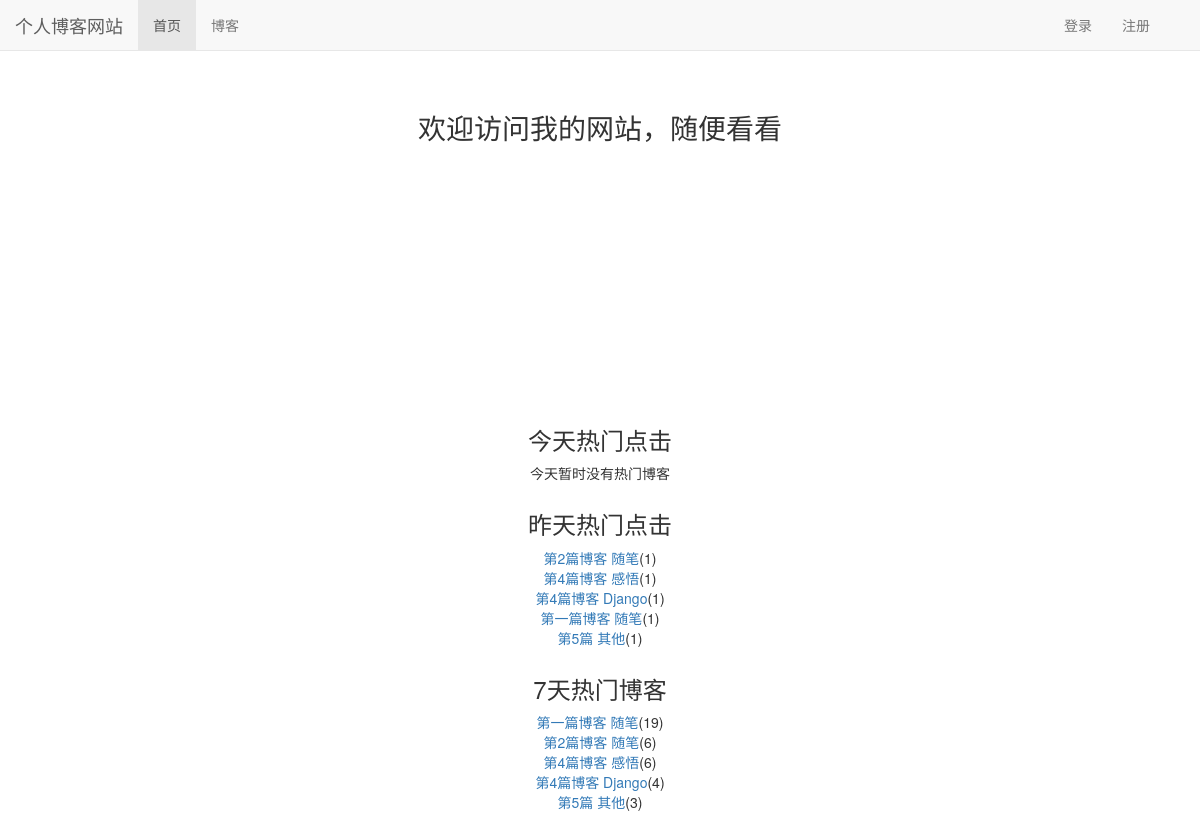
The page / on the database its author committed.
### read_statistics/models.py (models this page shows)
class ReadDetail(models.Model):
    date = models.DateField(default=timezone.now)
    read_num = models.IntegerField(default=0)
    content_type = models.ForeignKey(ContentType, on_delete=models.CASCADE)
    object_id = models.PositiveIntegerField()
    content_object = GenericForeignKey('content_type', 'object_id')

### blog/models.py (models this page shows, shortened)
class Blog(models.Model, ReadNumExpandMethod):  # 继承 方法
    title = models.CharField(max_length=50)
    blog_type = models.ForeignKey(BlogType, on_delete=models.CASCADE)
    content = RichTextUploadingField()
    author = models.ForeignKey(User, on_delete=models.CASCADE)
    read_details = GenericRelation(ReadDetail)
    created_time = models.DateTimeField(auto_now_add=True)
    last_updated_time = models.DateTimeField(auto_now=True)
    class Meta:
        ordering = ['created_time']

### mysite/views.py (the view)
# urls.py: 2. Add a URL to urlpatterns:  path('', views.home, name='home')
def home(request):
    blog_content_type = ContentType.objects.get_for_model(Blog)
    dates, read_nums = get_seven_days_read_data(blog_content_type)
    today_hot_data = get_today_hot_data(blog_content_type)
    yesterday_hot_data = get_yesterday_hot_data(blog_content_type)
    hot_data_for_7_days = cache.get('hot_data_for_7_days')
    if hot_data_for_7_days is None:
        hot_data_for_7_days = get_7_days_hot_data(blog_content_type)
        cache.set('hot_data_for_7_days', hot_data_for_7_days, 20)
        print('calc')
    else:
        print('use cache')
    context = {}
    context['dates'] = dates
    context['read_nums'] = read_nums
    context['today_hot_data'] = today_hot_data
    context['yesterday_hot_data'] = yesterday_hot_data
    context['hot_data_for_7_days'] = hot_data_for_7_days
    return render(request, 'home.html', context)

### read_statistics/utils.py (called while the page is built)
def get_seven_days_read_data(content_type):
    today = timezone.now().date()
    dates = []
    read_nums = []
    for i in range(6, -1, -1):
        date = today - datetime.timedelta(days=i)
        dates.append(date.strftime('%m/%d'))
        read_details = ReadDetail.objects.filter(
            content_type=content_type, date=date)
        result = read_details.aggregate(read_num_sum=Sum('read_num'))  # 聚合
        read_nums.append(result['read_num_sum'] or 0)  # 空则为0
    return dates, read_nums

def get_today_hot_data(content_type):
    today = timezone.now().date()
    read_details = ReadDetail.objects.filter(
        content_type=content_type, date=today).order_by('-read_num')
    return read_details[:7]  # 取前7条

def get_yesterday_hot_data(content_type):
    today = timezone.now().date()
    yesterday = today - datetime.timedelta(days=1)
    read_details = ReadDetail.objects.filter(
        content_type=content_type, date=yesterday).order_by('-read_num')
    return read_details[:7]

def get_7_days_hot_data(content_type):
    today = timezone.now().date()
    date = today - datetime.timedelta(days=7)
    blogs = Blog.objects\
        .filter(read_details__date__lt=today, read_details__date__gte=date)\
        .values('id', 'title')\
        .annotate(read_num_sum=Sum('read_details__read_num'))\
        .order_by('-read_num_sum')
    return blogs[:7]

### user/context_processors.py (called while the page is built)
def login_modal_form(request):
    return {'login_modal_form': LoginForm()}

### templates/home.html (shortened to what this page needs)
{% extends "base.html" %}
{% load staticfiles %}
{% block nav_home_active %}active{% endblock %}
{% block header_extends %}
    <link rel="stylesheet" href="{% static 'home.css' %}">
{% endblock header_extends %}
{% block content %}
    <h3 class="home-content">欢迎访问我的网站，随便看看</h3>
    <div id="container"></div>
<div class="hot-data">
    <h3 class="hot_data_title">今天热门点击</h3>
    <ul>
        {% for hot_data in today_hot_data  %}
        <li><a href="{% url 'blog_detail' hot_data.content_object.pk %}">{{ hot_data.content_object.title }}</a>({{ hot_data.read_num }})</li>
        {% empty %}
        <li>今天暂时没有热门博客</li>
        {% endfor %}
    </ul>
</div>
<div class="hot-data">
    <h3>昨天热门点击</h3>
    <ul>
        {% for hot_data in yesterday_hot_data  %}
        <li><a href="{% url 'blog_detail' hot_data.content_object.pk %}">{{ hot_data.content_object.title }}</a>({{ hot_data.read_num }})</li>
        {% empty %}
        <li>昨天没有热门博客</li>
        {% endfor %}
    </ul>
</div>
<div class="hot-data">
    <h3>7天热门博客</h3>
    <ul>
        {% for hot_data in hot_data_for_7_days  %}
        <li><a href="{% url 'blog_detail' hot_data.id %}">{{ hot_data.title }}</a>({{ hot_data.read_num_sum }})</li>
        {% empty %}
        <li>没有热门博客</li>
        {% endfor %}
    </ul>
</div>
{% endblock content %}

### templates/base.html (shortened to what this page needs)
{% load staticfiles %}
<!DOCTYPE html>
<html lang="zh-CN">
<head>
    <link rel="stylesheet" href="/static/base.css">
    <link rel="stylesheet" href="{% static 'bootstrap-3.3.7/css/bootstrap.min.css' %}">
    {% block header_extends %}
    {% endblock header_extends %}
</head>
<body>
    <div class="navbar navbar-default navbar-fixed-top" role="navigation">
        <div class="container-fluid">
            <div class="navbar-header">
                <a class="navbar-brand" href="{% url 'home' %}">个人博客网站</a>
            </div>
            <div class="collapse navbar-collapse" id="navbar-collapse">
                <ul class="nav navbar-nav">
                        <li class="{% block nav_home_active %}{% endblock %}"><a href="{% url 'home' %}">首页</a></li>
                        <li class="{% block nav_blog_active%}{% endblock%}">
                        <a href="{% url 'blog_list' %}">博客</a></li>
                </ul>
                <ul class="nav navbar-nav navbar-right">
                    {% if not user.is_authenticated %}
                        <li><a href="{% url 'login' %}?from={{ request.get_full_path }}">登录</a></li>
                        <li><a href="{% url 'register' %}?from={{ request.get_full_path }}">注册</a></li>
                    {% endif %}
                </ul>
            </div>
        </div>
    </div>
    {% block content %}{% endblock content %}
</body>
</html>

### static/base.css (style rules this page uses)
* { margin: 0; padding: 0; }
body { margin-top: 70px!important; }
ul { list-style: none; }
ul.navbar-right { margin-right: 20px; }

### static/home.css (style rules this page uses)
h3.home-content { font-size: 2em; text-align: center; margin-top: 4em; margin-bottom: 2em; }
div#container { margin: 0 auto; height:200px; width: 600px; }
div.hot-data { text-align: center; margin-top: 2em }

### rows shown on the page
ReadDetail: content_object "第2篇博客 随笔", read_num "1"
ReadDetail: content_object "第4篇博客 感悟", read_num "1"
ReadDetail: content_object "第4篇博客 Django", read_num "1"
ReadDetail: content_object "第一篇博客 随笔", read_num "1"
ReadDetail: content_object "第5篇 其他", read_num "1"
Blog: title "第一篇博客 随笔", read_num_sum "19"
Blog: title "第2篇博客 随笔", read_num_sum "6"
Blog: title "第4篇博客 感悟", read_num_sum "6"
Blog: title "第4篇博客 Django", read_num_sum "4"
Blog: title "第5篇 其他", read_num_sum "3"
